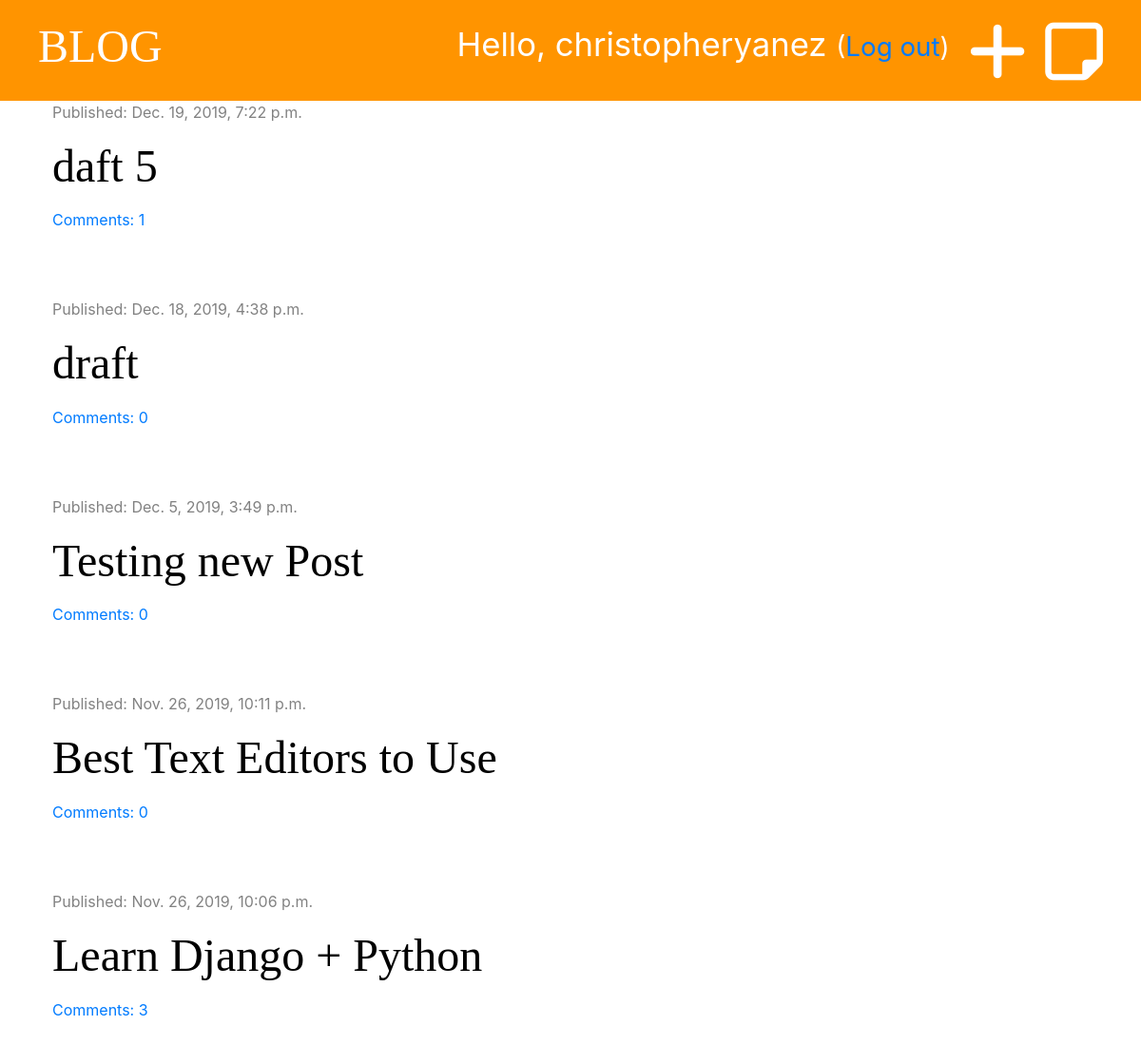
The app's page / (signed in) with its own data.
### blog/models.py (models this page shows, shortened)
class Post(models.Model):
    author = models.ForeignKey('auth.User', on_delete=models.CASCADE)
    title = models.CharField(max_length=200)
    text = models.TextField()
    created_date = models.DateTimeField(default=timezone.now)
    published_date = models.DateTimeField(blank=True, null=True)
    def approved_comments(self):
        return self.comments.filter(approved=True)

### blog/views.py (the view)
# urls.py: path('', views.post_list, name='post_list'),
def post_list(request):
    posts = Post.objects.filter(published_date__lte=timezone.now()).order_by('-published_date')
    stuff_for_frontend = {'posts': posts}
    return render(request, 'blog/post_list.html',  stuff_for_frontend)

### blog/templatetags/markdownify.py (called while the page is built)
@register.filter
def markdown(value):
    renderer = HighlightRenderer()
    markdown = mistune.Markdown(renderer=renderer)
    return markdown(value)

### blog/templates/blog/post_list.html (shortened to what this page needs)
{% extends 'blog/base.html' %}
{% load markdownify %}
{% block content %}
    {% for post in posts %}
        <div class="post">
            <div class="date">
                <p>Published: {{ post.published_date }}</p>
            </div>
            <h1><a href="{% url 'post_detail' pk=post.pk %}">{{ post.title }}</a></h1>
            <a href="{% url 'post_detail' pk=post.pk %}">Comments: {{ post.approved_comments.count }}</a>
        </div>
    {% endfor %}
{% endblock %}

### blog/templates/blog/base.html (shortened to what this page needs)
{% load staticfiles %}
<!DOCTYPE html>
<html lang="en">
<head>
    <link rel="stylesheet" href="https://stackpath.bootstrapcdn.com/bootstrap/4.4.1/css/bootstrap.min.css">
    <link rel="stylesheet" href="{% static 'css/blog.css' %}">
    <link rel="stylesheet" href="{% static 'css/zenburn.css' %}">
</head>
<body>
<div class="page-header">
    {% if user.is_authenticated %}
        <a href="{% url 'post_draft_list' %}" class="top-menu"><i class="far fa-sticky-note fa-2x"></i></a>
        <a href="{% url 'post_new' %}" class="top-menu"><i class="fas fa-plus fa-2x"></i></a>
        <p class="top-menu">Hello, {{ user.username }} <small>(<a href="{% url 'logout' %}">Log out</a>)</small></p>
    {% else %}
        <a href="{% url 'login' %}" class="top-menu"><i class="fas fa-sign-in-alt fa-2x"></i></a>
    {% endif %}
    <h1><a href="{% url 'post_list' %}">BLOG</a></h1>
</div>
<div class="content container">
    <div class="row">
        <div class="col-md-8">
            {% block content %}
            {% endblock %}
        </div>
    </div>
</div>
</body>
</html>

### blog/static/css/blog.css (style rules this page uses)
.page-header { background-color: #ff9400; margin-top: 0; padding: 20px 20px 20px 40px; }
.page-header h1, .page-header h1 a { color: #ffffff; font-size: 36pt; text-decoration: none; }
.content { margin-left: 40px; }
h1, h2, h3, h4 { font-family: 'Tangerine', 'Droid Sans', serif; font-size: 48px; }
.date { color: #828282; }
.post { margin-bottom: 70px; }
.post h1 a { color: #000000; }
.top-menu, .top-menu:hover { color: #ffffff; float: right; font-size: 26pt; margin-right: 20px; }

### records on screen
Post: published_date "Dec. 19, 2019, 7:22 p.m.", title "daft 5", approved_comments.count "1"
Post: published_date "Dec. 18, 2019, 4:38 p.m.", title "draft", approved_comments.count "0"
Post: published_date "Dec. 5, 2019, 3:49 p.m.", title "Testing new Post", approved_comments.count "0"
Post: published_date "Nov. 26, 2019, 10:11 p.m.", title "Best Text Editors to Use", approved_comments.count "0"
Post: published_date "Nov. 26, 2019, 10:06 p.m.", title "Learn Django + Python", approved_comments.count "3"

### other values on screen
{{ user.username }} "christopheryanez"
